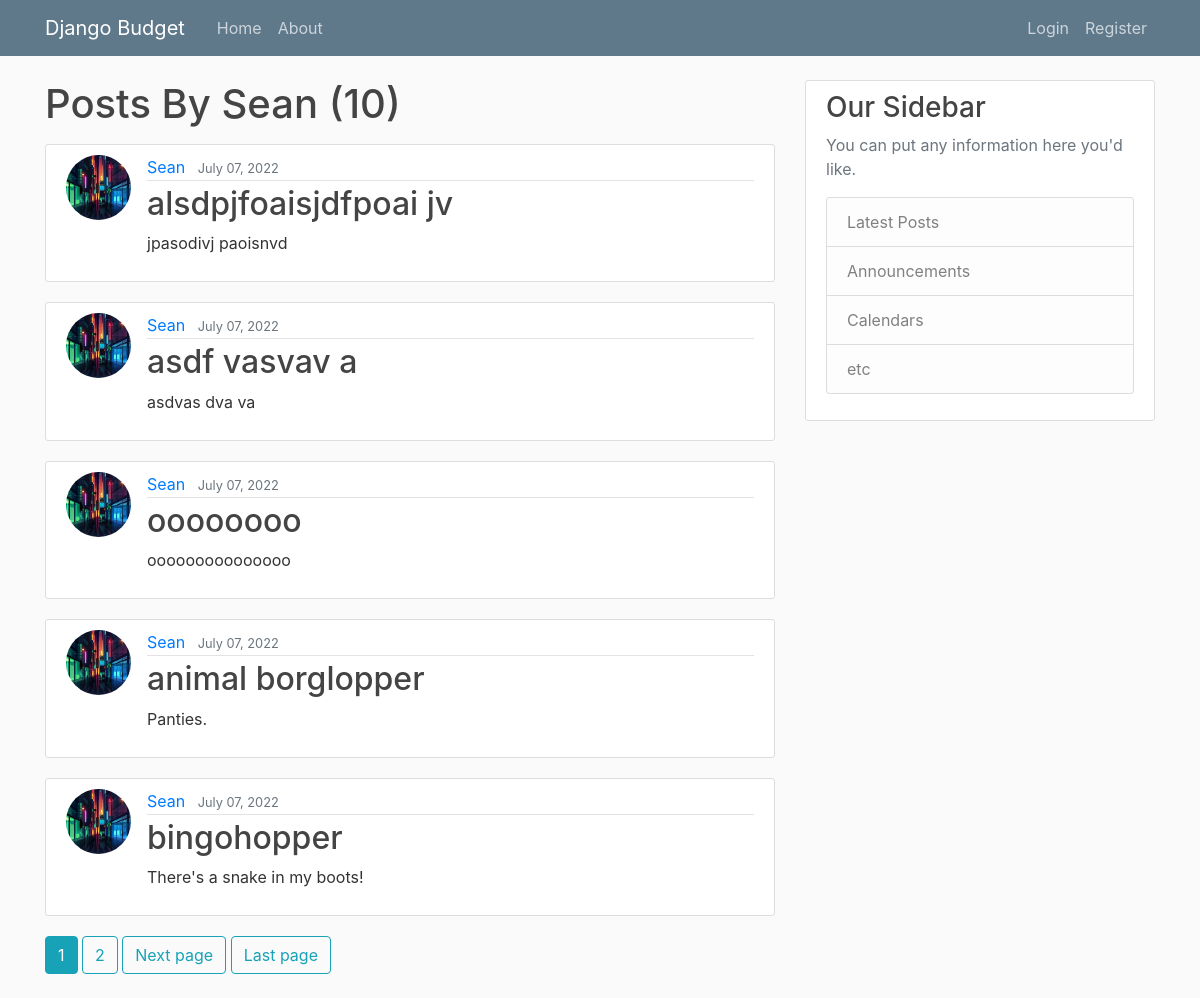
Page /user/Sean on the earlier database version.
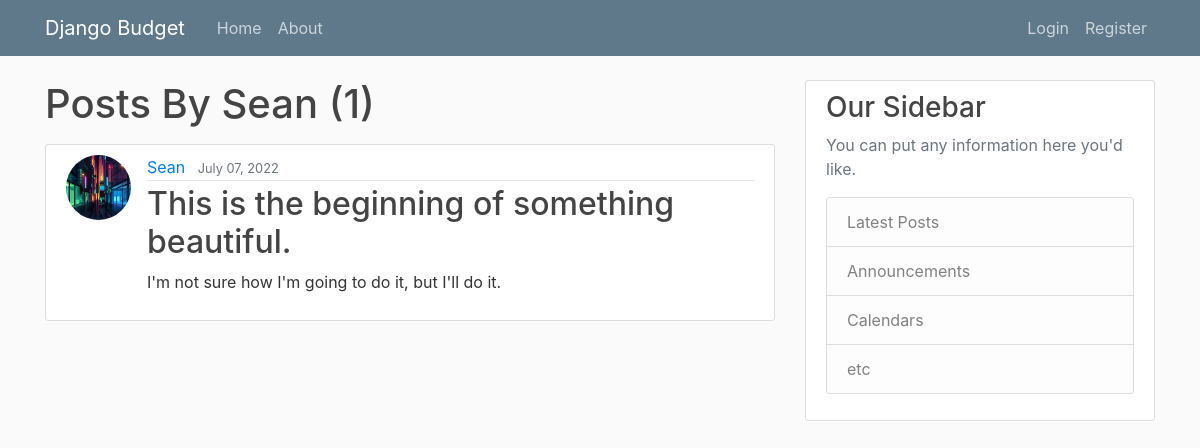
Same page on the later database version.
### budget/models.py (models this page shows, shortened)
class Post(models.Model):
    title = models.CharField(max_length=100)
    content = models.TextField()
    date_posted = models.DateTimeField(default=timezone.now)
    author = models.ForeignKey(User, on_delete=models.CASCADE)

### users/models.py (models this page shows, shortened)
class Profile(models.Model):
    user = models.OneToOneField(User, on_delete=models.CASCADE)
    image = models.ImageField(default='default.jpg', upload_to='profile_pics')
    bio = models.TextField(default='Tell us about yourself.')

### budget/views.py (the view)
# urls.py: path('user/<str:username>', UserPostListView.as_view(), name="user-posts"),
class UserPostListView(ListView):
    model = Post
    template_name = 'budget/user_posts.html'
    context_object_name = 'posts'
    ordering = ['-date_posted']
    paginate_by = 5
    def get_queryset(self):
        user = get_object_or_404(User, username=self.kwargs.get('username'))
        return Post.objects.filter(author=user).order_by('-date_posted')

### budget/templates/budget/user_posts.html (shortened to what this page needs)
{% extends "budget/base.html" %}
{% block content %}
<h1 class="mb-3">Posts By {{ view.kwargs.username }} ({{ page_obj.paginator.count }})</h1>
{% for post in posts %}
<article class="media content-section">
    <img class="rounded-circle article-img" src="{{ post.author.profile.image.url }}" alt="{{ post.author.username }}">
    <div class="media-body">
        <div class="article-metadata">
            <a class="mr-2" href="{% url 'user-posts' post.author.username %}">{{ post.author }}</a>
            <small class="text-muted">{{ post.date_posted|date:"F d, Y" }}</small>
        </div>
        <h2><a class="article-title" href="{% url 'post-detail' post.id %}">{{ post.title }}</a></h2>
        <p class="article-content">{{ post.content }}</p>
    </div>
</article>
{% endfor %}
{% if is_paginated %}
{%for num in page_obj.paginator.page_range %}
{% if page_obj.number == num %}
<a class="btn btn-info mb-4" href="?page={{num}}">{{ num }} </a>
{% elif num > page_obj.number|add:'-3' and num < page_obj.number|add:'3' %} <a class="btn btn-outline-info mb-4"
    href="?page={{num}}">{{ num }} </a>
    {% endif %}
    {% endfor %}
    {% if page_obj.has_next %}
    <a class="btn btn-outline-info mb-4" href="?page={{ page_obj.next_page_number }} ">Next page</a>
    <a class="btn btn-outline-info mb-4" href="?page={{ page_obj.paginator.num_pages }}">Last page</a>
    {% endif %}
    {% endif %}
    {% endblock content %}

Differences in the rows shown:
removed Post: author.profile.image (picture), author "Sean", date_posted "July 07, 2022", title "alsdpjfoaisjdfpoai jv", content "jpasodivj paoisnvd"
removed Post: author.profile.image (picture), author "Sean", date_posted "July 07, 2022", title "asdf vasvav a", content "asdvas dva va"
removed Post: author.profile.image (picture), author "Sean", date_posted "July 07, 2022", title "oooooooo", content "ooooooooooooooo"
removed Post: author.profile.image (picture), author "Sean", date_posted "July 07, 2022", title "animal borglopper", content "Panties."
removed Post: author.profile.image (picture), author "Sean", date_posted "July 07, 2022", title "bingohopper", content "There's a snake in my boots!"
added Post: author.profile.image (picture), author "Sean", date_posted "July 07, 2022", title "This is the beginning of something beautiful.", content "I'm not sure how I'm going to do it, but I'll do it."
Other differences:
{{ page_obj.paginator.count }}: "10" → "1"
list line gone: "1"
list line gone: "2"
text no longer shown: "Next page Last page"
